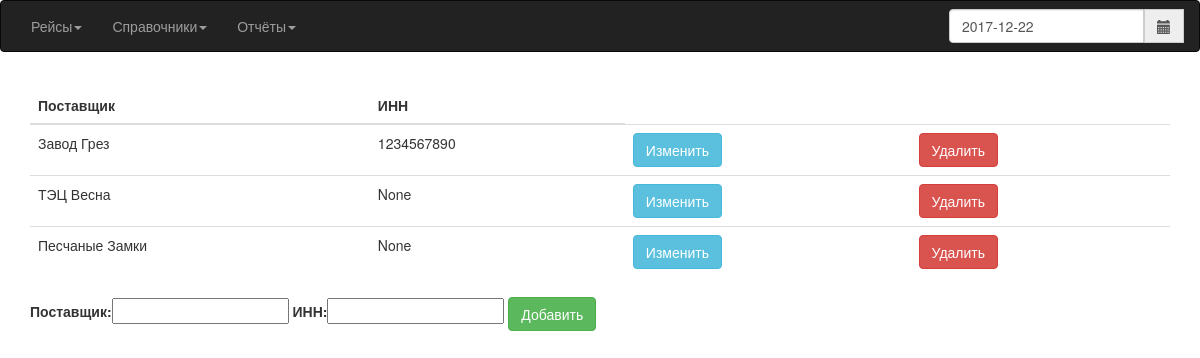
Page /Supplier/ on the earlier database version.
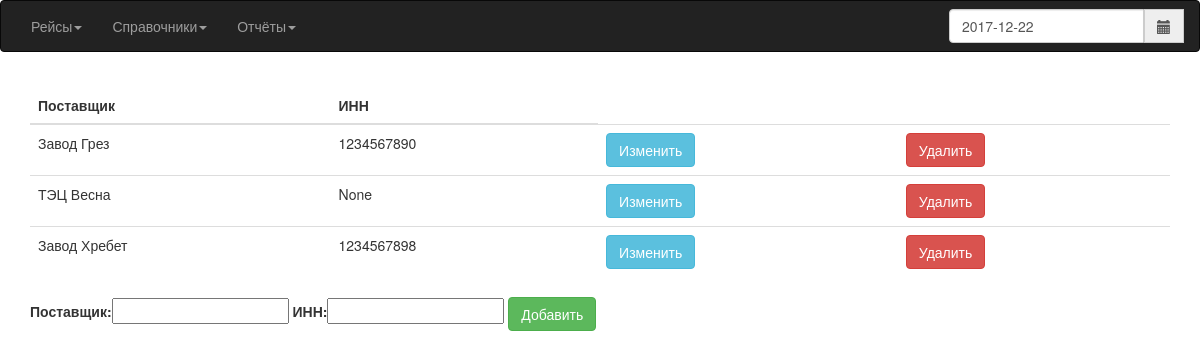
Same page on the later database version.
### Avtoregion/models.py (models this page shows, shortened)
class Supplier(models.Model):
    id_supplier = models.AutoField(primary_key=True)
    name = models.CharField(max_length=256, verbose_name='Поставщик')
    inn = models.DecimalField(max_digits=12, decimal_places=0, unique=True, null=True, blank=True, verbose_name='ИНН')

### Avtoregion/views.py (the view)
# urls.py: url(r'^Supplier/$', views.SupplierView, name='Supplier'),
def SupplierView(req):
    qSupplier = Supplier.objects.all()
    if req.method == 'POST':
        form = SupplierForm(req.POST)
        if form.is_valid():
            form.save()
            return HttpResponseRedirect(reverse('Supplier'))
    else:
        form = SupplierForm()
        return render(request=req, template_name='supplier.html', context={'form': form, 'qSupplier': qSupplier})

### Avtoregion/forms.py
class SupplierForm(ModelForm):
    class Meta:
        model = Supplier
        fields = ['name', 'inn']
        labels = {'name': 'Поставщик', 'inn': 'ИНН'}

### templates/supplier.html (shortened to what this page needs)
{% extends "index.html" %}
{% load verbose_names %}
{% block content %}
 <div class="container">
 {% if qSupplier %}
	 <table class="table table-hover">
		 <thead>
		 <th>
			 Поставщик
		 </th>
		 <th>
			 ИНН
		 </th>
		 </thead>
		 <tbody>
	 {% for q in qSupplier %}
	    <tr>
		 <td>
			 {{ q.name }}
		 </td>
		    <td>
			 {{ q.inn }}
		    </td>
		 <div class="form-group">
			 <td>
				 <form action="update{{ q.pk }}" method="get">
					 <button class="btn btn-info">Изменить</button>
				 </form>
			 </td>
			 <td>
				 <form action="delete{{ q.pk }}" method="get">
					 <button class="btn btn-danger">Удалить</button>
				 </form>
			 </td>
	    </div>
	    </tr>
	 {% endfor %}
		 </tbody>
	 </table>
 {% endif %}
 <form action="" method="post">
    {{ form.as_table }}
    <button name="add" class="btn btn-success">Добавить</button>
</form>
 </div>
{% endblock %}

Differences in the rows shown:
changed Supplier: name "Песчаные Замки" → "Завод Хребет"; inn "None" → "1234567898"
